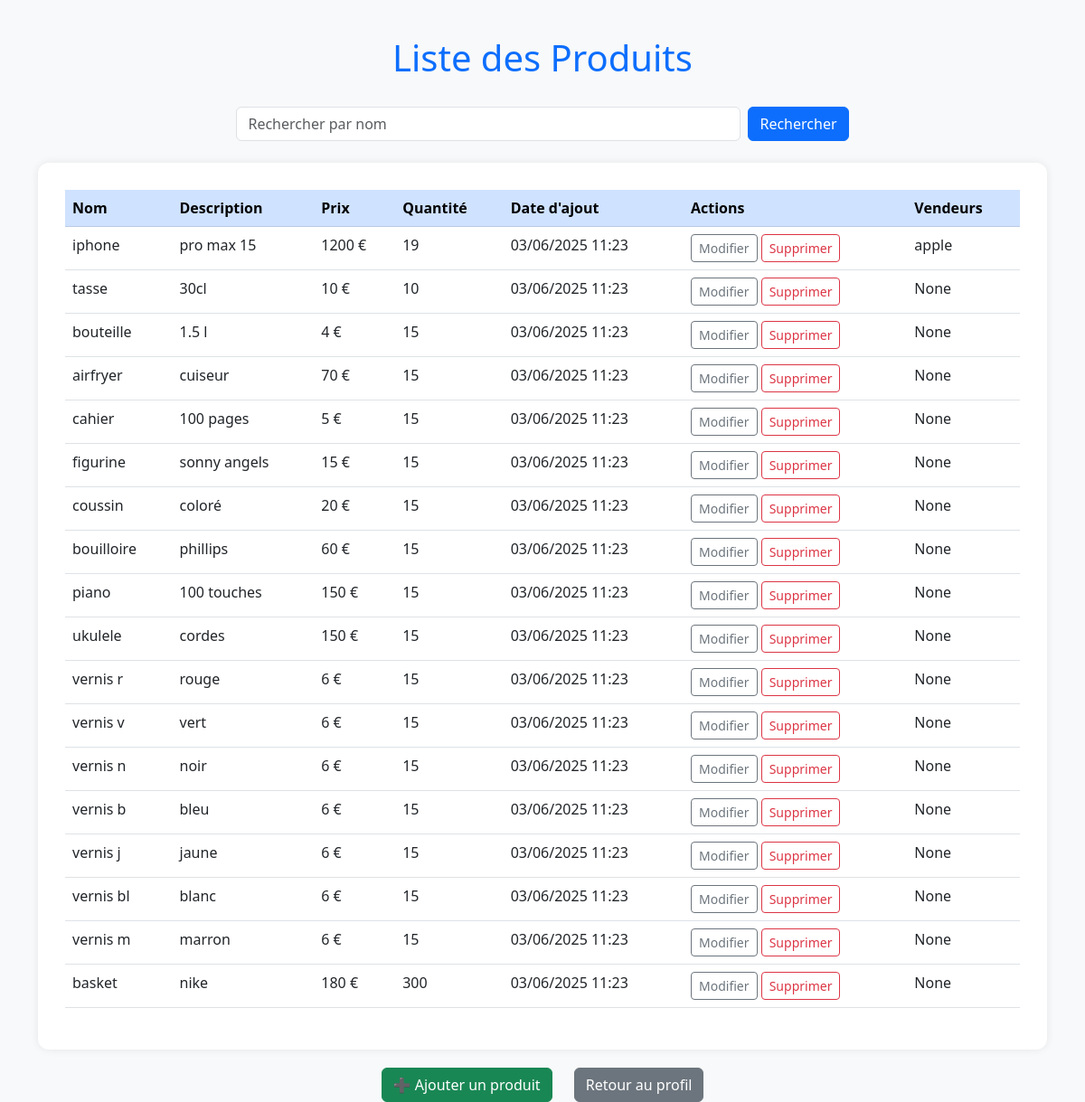
The page /inventaire/produits/ on the database its author committed.
### inventaire/models.py (models this page shows, shortened)
class Produit(models.Model):
    nom = models.CharField(max_length=100)
    description = models.TextField()
    prix = models.PositiveIntegerField()
    quantite_stock = models.PositiveIntegerField()
    date_ajout = models.DateTimeField(auto_now_add=True)
    seuil_min = models.PositiveIntegerField(default=5)  # seuil critique
    seuil_max = models.PositiveIntegerField(default=100)  # stock idéal  #
    vendeur = models.CharField(max_length=100, blank=True, null=True)

### inventaire/views.py (the view)
# urls.py: path('produits/', views.liste_produits, name='liste_produits'),
def liste_produits(request):
    produits = Produit.objects.all()
    search = request.GET.get('search', '')
    if search:
        produits = produits.filter(nom__icontains=search)
    return render(request, 'inventaire/liste_produits.html', {'produits': produits})

### inventaire/templates/inventaire/liste_produits.html (shortened to what this page needs)
<!DOCTYPE html>
<html lang="fr">
{% load static %}
<head>
  <link href="https://cdn.jsdelivr.net/npm/bootstrap@5.3.0/dist/css/bootstrap.min.css" rel="stylesheet"/>
</head>
<body>
<div class="container">
  <h1>Liste des Produits</h1>
  <form method="GET" class="d-flex justify-content-center mb-4">
    <input type="text" name="search" class="form-control w-50 me-2" placeholder="Rechercher par nom" value="{{ request.GET.search }}">
    <button type="submit" class="btn btn-primary">Rechercher</button>
  </form>
  <div class="table-container">
    <table class="table table-hover">
      <thead class="table-primary">
        <tr>
          <th>Nom</th>
          <th>Description</th>
          <th>Prix</th>
          <th>Quantité</th>
          <th>Date d'ajout</th>
          <th>Actions</th>
          <th>Vendeurs</th>
        </tr>
      </thead>
      <tbody>
        {% for produit in produits %}
        <tr>
          <td>{{ produit.nom }}</td>
          <td>{{ produit.description }}</td>
          <td>{{ produit.prix }} €</td>
          <td>{{ produit.quantite_stock }}</td>
          <td>{{ produit.date_ajout|date:"d/m/Y H:i" }}</td>
          <td>
            <a href="{% url 'modifier_produit' produit.pk %}" class="btn btn-sm btn-outline-secondary">Modifier</a>
            <a href="{% url 'supprimer_produit' produit.pk %}" class="btn btn-sm btn-outline-danger">Supprimer</a>
          </td>
          <td>{{ produit.vendeur }}</td>
        </tr>
        {% endfor %}
      </tbody>
    </table>
  </div>
  <div class="text-center">
    <a href="{% url 'ajouter_produit' %}" class="btn btn-success btn-ajouter">➕ Ajouter un produit</a>
    <a href="{% url 'profile' %}" class="btn btn-secondary btn-profile">Retour au profil</a>
  </div>
</div>
</body>
</html>

### inventaire/templates/inventaire/liste_produits.html (style rules this page uses)
body { background-color: #f8f9fa; font-family: 'Segoe UI', sans-serif; }
h1 { margin-top: 40px; margin-bottom: 30px; text-align: center; color: #0d6efd; }
.table-container { background-color: white; border-radius: 12px; padding: 30px; box-shadow: 0 0 10px rgba(0, 0, 0, 0.08); }
.btn-ajouter, .btn-profile { margin: 20px 10px 0 10px; }

### rows shown on the page
Produit: nom "iphone", description "pro max 15", prix "1200", quantite_stock "19", date_ajout "03/06/2025 11:23", vendeur "apple"
Produit: nom "tasse", description "30cl", prix "10", quantite_stock "10", date_ajout "03/06/2025 11:23", vendeur "None"
Produit: nom "bouteille", description "1.5 l", prix "4", quantite_stock "15", date_ajout "03/06/2025 11:23", vendeur "None"
Produit: nom "airfryer", description "cuiseur", prix "70", quantite_stock "15", date_ajout "03/06/2025 11:23", vendeur "None"
Produit: nom "cahier", description "100 pages", prix "5", quantite_stock "15", date_ajout "03/06/2025 11:23", vendeur "None"
Produit: nom "figurine", description "sonny angels", prix "15", quantite_stock "15", date_ajout "03/06/2025 11:23", vendeur "None"
Produit: nom "coussin", description "coloré", prix "20", quantite_stock "15", date_ajout "03/06/2025 11:23", vendeur "None"
Produit: nom "bouilloire", description "phillips", prix "60", quantite_stock "15", date_ajout "03/06/2025 11:23", vendeur "None"
Produit: nom "piano", description "100 touches", prix "150", quantite_stock "15", date_ajout "03/06/2025 11:23", vendeur "None"
Produit: nom "ukulele", description "cordes", prix "150", quantite_stock "15", date_ajout "03/06/2025 11:23", vendeur "None"
Produit: nom "vernis r", description "rouge", prix "6", quantite_stock "15", date_ajout "03/06/2025 11:23", vendeur "None"
Produit: nom "vernis v", description "vert", prix "6", quantite_stock "15", date_ajout "03/06/2025 11:23", vendeur "None"
Produit: nom "vernis n", description "noir", prix "6", quantite_stock "15", date_ajout "03/06/2025 11:23", vendeur "None"
Produit: nom "vernis b", description "bleu", prix "6", quantite_stock "15", date_ajout "03/06/2025 11:23", vendeur "None"
Produit: nom "vernis j", description "jaune", prix "6", quantite_stock "15", date_ajout "03/06/2025 11:23", vendeur "None"
Produit: nom "vernis bl", description "blanc", prix "6", quantite_stock "15", date_ajout "03/06/2025 11:23", vendeur "None"
Produit: nom "vernis m", description "marron", prix "6", quantite_stock "15", date_ajout "03/06/2025 11:23", vendeur "None"
Produit: nom "basket", description "nike", prix "180", quantite_stock "300", date_ajout "03/06/2025 11:23", vendeur "None"
